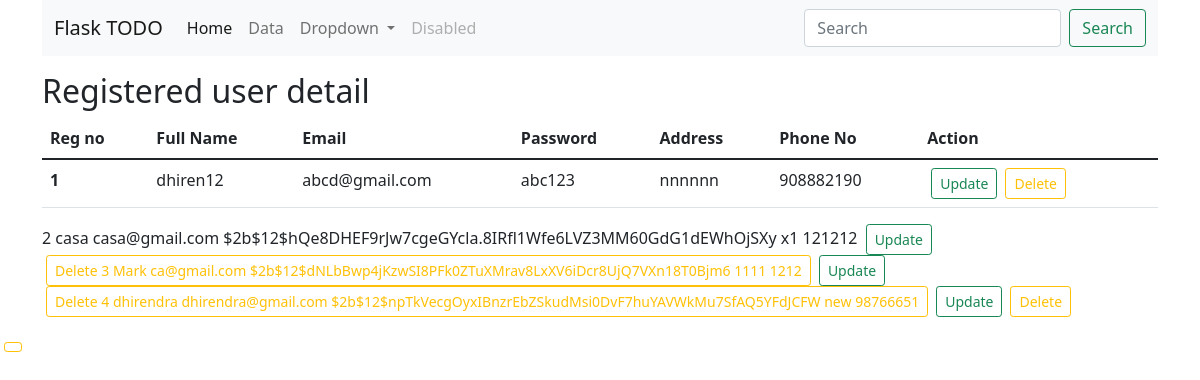
Before: /userdata with the older database file.
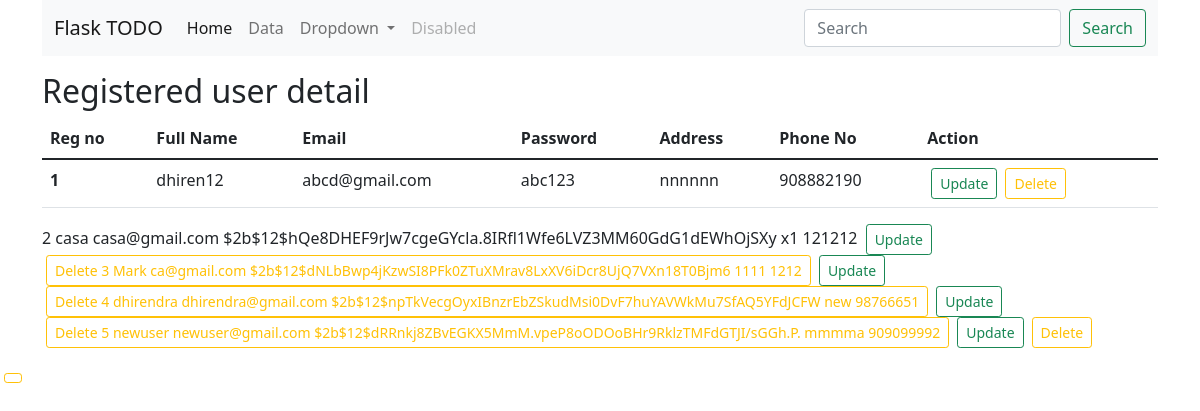
After: the same page with the newer database file.
### app.py (models this page shows, shortened)
class Register_user(db.Model):
    __tablename__ = 'Register_user'
    reg_no = db.Column(db.Integer, primary_key=True)
    fullname = db.Column(db.String(100), nullable = False)
    email = db.Column(db.String(100), nullable = False)
    password = db.Column(db.String(100), nullable = False)
    address = db.Column(db.String(400), nullable = False)
    phone = db.Column(db.String(100), nullable = False)

### app.py (the view)
@app.route('/userdata', methods =['GET', 'POST'])
def user_data():
    allreg = Register_user.query.all()
    return render_template('userdata.html',allreg =allreg )

### templates/userdata.html (shortened to what this page needs)
{% extends "base.html" %}
{% block body %}
<div class ="container my-3" >
    <h2> Registered user detail</h2>
    {% if allreg|length==0 %}
    <div class="alert alert-secondary" role="alert">
        No data found! Please add your data.
        </div>
        {% else %}
        <table class="table">
            <thead>
            <tr>
                <th scope="col">Reg no</th>
                <th scope="col">Full Name</th>
                <th scope="col">Email</th>
                <th scope="col">Password</th>
                <th scope="col">Address</th>
                <th scope="col">Phone No</th>
                <th scope="col">Action</th>
            </tr>
            </thead>
            <tbody>
        <tr>
            {% for register_user in allreg %}
            <th scope="row">{{loop.index}}</th>
            <td>{{register_user.fullname}}</td>
            <td>{{register_user.email}}</td>
            <td>{{register_user.password}}</td>
            <td>{{register_user.address}}</td>
            <td>{{register_user.phone}}</td>
            <td>
                <a href="/updateuser/{{register_user.reg_no}}" type="button" class="btn btn-outline-success btn-sm mx-1">Update</button>
                <a href="/delete_userdata/{{register_user.reg_no}}" type="button" class="btn btn-outline-warning btn-sm mx-1">Delete</button>
            </td>
        </tr>
    </tbody>
</table>
            {% endfor %}
            {% endif %}
</div>
{% endblock body %}

### templates/base.html (shortened to what this page needs)
<!doctype html>
<html lang="en">
  <head>
    <link href="https://cdn.jsdelivr.net/npm/bootstrap@5.1.3/dist/css/bootstrap.min.css" rel="stylesheet">
</head>
<body>
    <div class= "container" my-3>
        <nav class="navbar navbar-expand-lg navbar-light bg-light">
            <div class="container-fluid">
              <a class="navbar-brand" href="/dashboard">Flask TODO</a>
              <div class="collapse navbar-collapse" id="navbarSupportedContent">
                <ul class="navbar-nav me-auto mb-2 mb-lg-0">
                  <li class="nav-item">
                    <a class="nav-link active" aria-current="page" href="/dashboard">Home</a>
                  </li>
                  <li class="nav-item">
                    <a class="nav-link" href="/userdata">Data</a>
                  </li>
                  <li class="nav-item dropdown">
                    <a class="nav-link dropdown-toggle" href="#" id="navbarDropdown" role="button" data-bs-toggle="dropdown" aria-expanded="false">
                      Dropdown
                    </a>
                  </li>
                  <li class="nav-item">
                    <a class="nav-link disabled">Disabled</a>
                  </li>
                </ul>
                <form class="d-flex">
                  <input class="form-control me-2" type="search" placeholder="Search" aria-label="Search">
                  <button class="btn btn-outline-success" type="submit">Search</button>
                </form>
              </div>
            </div>
          </nav>
        </div>
{% block body %}
{% endblock body %}
</body>
</html>

Changed rows visible on the page:
added Register_user: fullname "newuser", email "newuser@gmail.com", password "$2b$12$dRRnkj8ZBvEGKX5MmM.vpeP8oODOoBHr9RklzTMFdGTJI/sGGh.P.", address "mmmma", phone "909099992"
